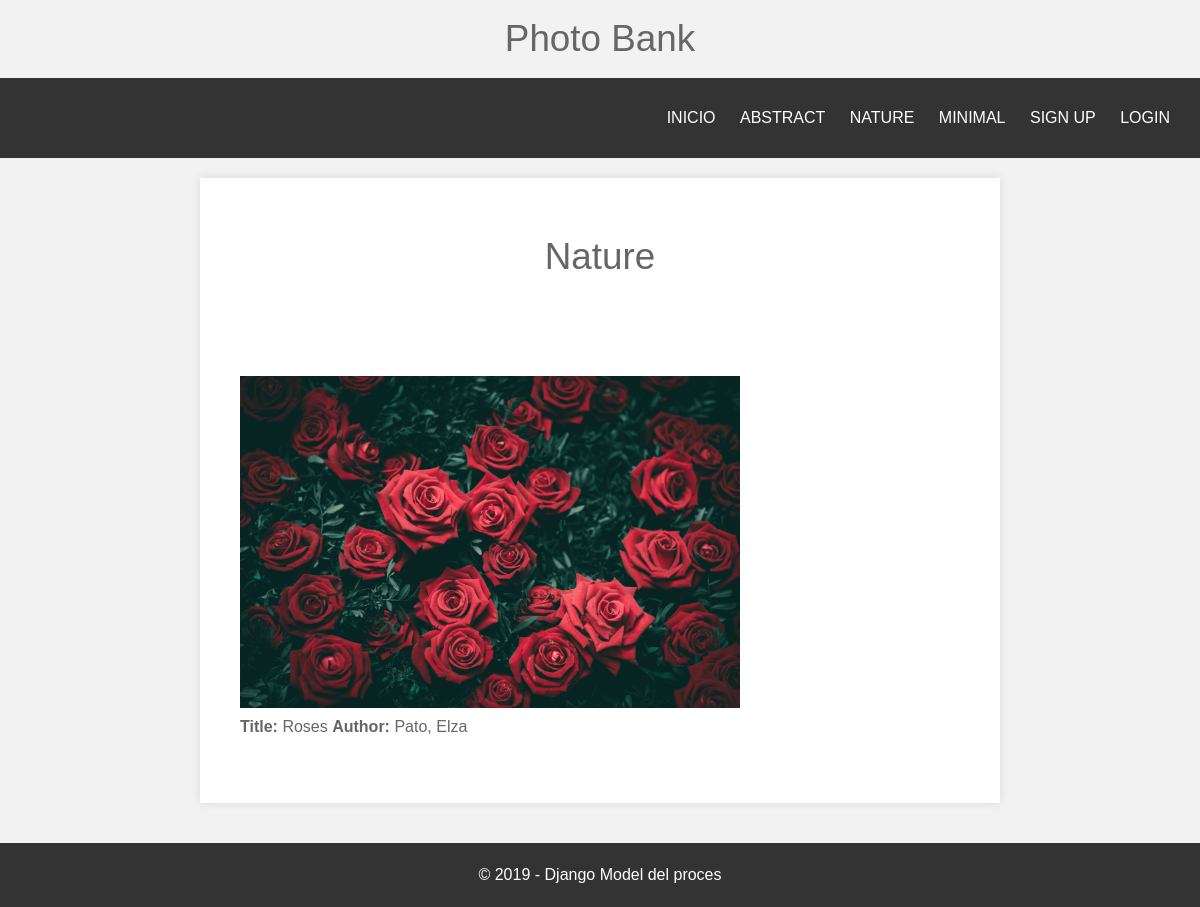
The page /nature/ on the database as committed earlier.
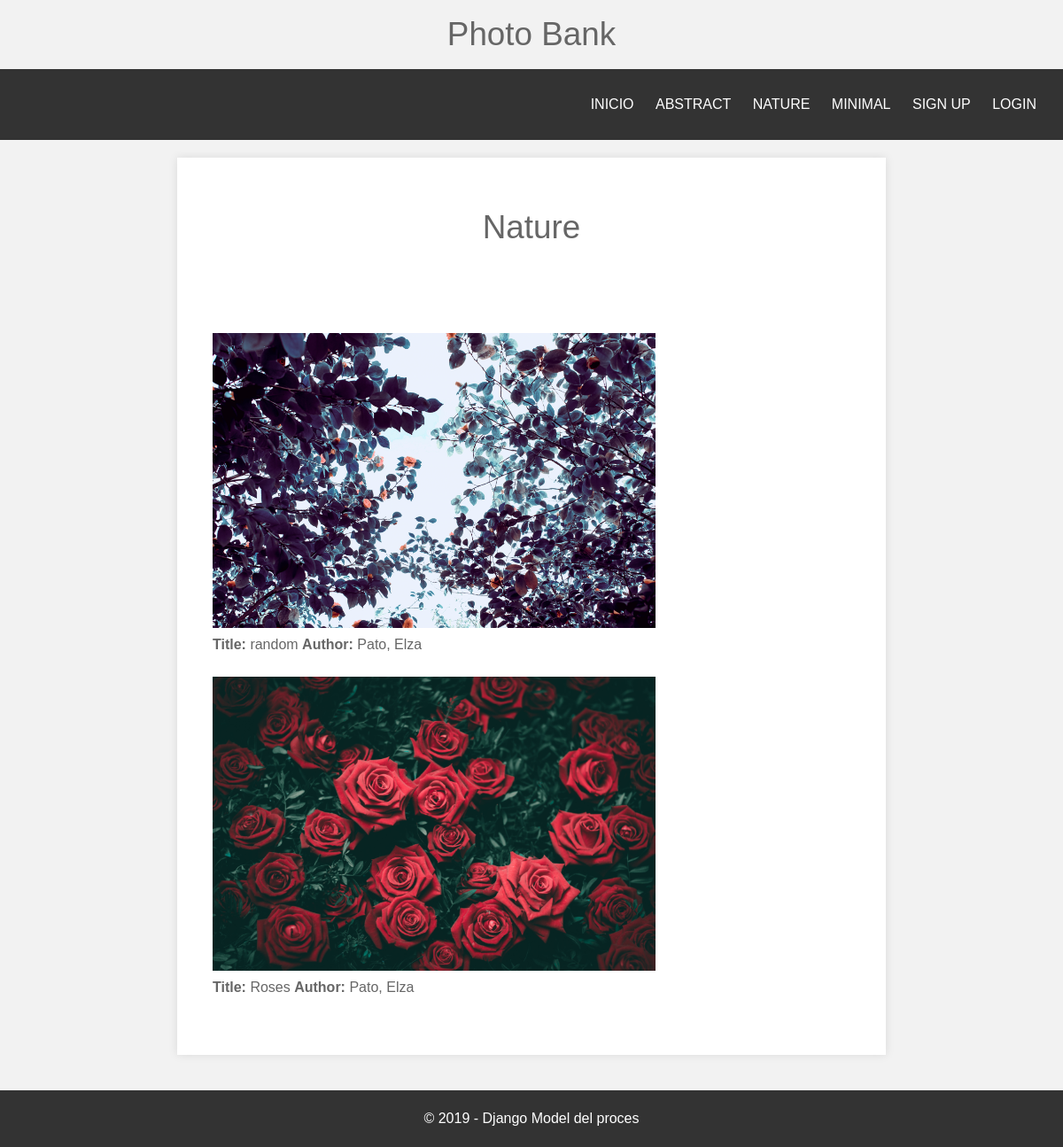
The same page on the database as committed later.
### repository/models.py (models this page shows, shortened)
class Photo(models.Model):
    name = models.CharField(max_length=64, null=False)
    picture = models.ImageField(default="default.png", null=False)
    author = models.ForeignKey(Author, default=1, on_delete=models.SET_DEFAULT)
    select_theme=models.ManyToManyField(Theme, blank=True)
    RESOLUTION_STATUS = (('HD', '1280×720 píxels'), ('FHD', '1920×1080 pixels'),
                         ('QHD', '2560*1440 pixels'), ('UHD', '3840×2160 pixels'))
    select_resolution = models.CharField(max_length=4, choices=RESOLUTION_STATUS, blank=False, default='FHD')
    RATING_CHOICES = ((1, 'one'), (2, 'two'), (3, 'three'), (4, 'four'), (5, 'five'))
    rating = models.PositiveSmallIntegerField('Rating (stars)', blank=False, default=3, choices=RATING_CHOICES)
    date = models.DateTimeField(auto_now_add = True,blank=True,null=True)

class Author(models.Model):
    first_name = models.CharField(max_length=64)
    last_name = models.CharField(max_length=64)
    def __str__(self):
        return '%s, %s' % (self.last_name, self.first_name)

### repository/views.py (the view)
# urls.py: path('nature/', views.nature, name='nature'),
def nature(request):
    photo = Photo.objects.filter(select_theme__name__contains='nature').order_by('-date')
    theme = Theme.objects.all()
    author = Author.objects.all()
    return render(request, 'nature.html', context={'photo':photo, 'theme':theme, 'author':author})

### templates/nature.html (shortened to what this page needs)
{% extends "homepage.html" %}
{% block header %}<h1>Nature</h1> {% endblock %}

### templates/homepage.html (shortened to what this page needs)
<!DOCTYPE html>
<html lang="en">
<head>
    {% load static %}
    <link rel="stylesheet" href="{% static 'css/style.css' %}">
</head>
<body>
    <h1>Photo Bank</h1>
   <header id="main-header">
		<nav>
            {% block sidebar %}
                <ul>
                    <li><a class="site-name" href="{% url 'homepage' %}">INICIO</a></li>
                        <li><a class="site-name" href="{% url 'abstract' %}"> ABSTRACT</a></li>
                        <li><a class="site-name" href="{% url 'nature' %}">NATURE </a></li>
                        <li><a class="site-name" href="{% url 'minimal' %}">MINIMAL </a></li>
                        {% block registration %}
                            {% if user.is_authenticated %}
                                <li>Hi {{ user.username }}<a></a></li>
                                <li><a class="site-name" href="{% url 'logout' %}"> LOGOUT</a></li>
                            {% else %}
                                <li><a href="{% url 'signup' %}">SIGN UP</a></li>
                                <li><a href="{% url 'login' %}">LOGIN</a></li>
                            {% endif %}
                       {% endblock %}
                </ul>
            {% endblock %}
		</nav>
   </header>
   <section id="main-content">
		<article>
			<header>
				{% block header %}<h1>Imagenes Recientes</h1> {% endblock %}
			</header>
			<div class="content">
            {% block content %}
                {% for i in photo %}
                    <img src="{{ i.picture.url }}" width="500px" />
                    <p> <b>Title:</b> {{ i.name }}
                        <b>Author:</b> {{ i.author }}
                    </p>
                {% endfor %}
            {% endblock %}
			</div>
		</article>
   </section>
    <footer id="main-footer">
		<p>&copy; 2019 - Django Model del proces</p>
	</footer>
</body>
</html>

### repository/static/css/style.css (style rules this page uses)
body { margin: 0; padding: 0; font-family: Helvetica, Arial, sans-serif; color: #666; background: #f2f2f2; font-size: 1em; line-height: 1.5em; }
h1 { font-size: 2.3em; line-height: 1.3em; margin: 15px 0; text-align: center; font-weight: 300; }
p { margin: 0 0 1.5em 0; }
img { max-width: 100%; height: auto; }
#main-header { background: #333; color: white; height: 80px; }
#main-header a { color: white; }
nav { float: right; }
nav ul { margin: 0; padding: 0; list-style: none; padding-right: 20px; }
nav ul li { display: inline-block; line-height: 80px; }
nav ul li a { display: block; padding: 0 10px; text-decoration: none; }
#main-content { background: white; width: 90%; max-width: 800px; margin: 20px auto; box-shadow: 0 0 10px rgba(0,0,0,.1); }
#main-content header, #main-content .content { padding: 40px; }
#main-footer { background: #333; color: white; text-align: center; padding: 20px; margin-top: 40px; }
#main-footer p { margin: 0; }

Rows that differ between the two databases and show on the page:
added Photo: picture (picture), name "random", author "Pato, Elza"
